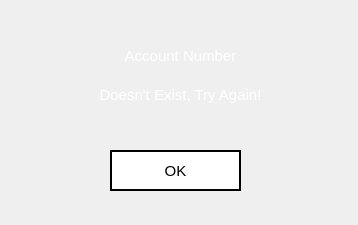
<?xml version="1.0" encoding="UTF-8"?>
<ui version="4.0">
 <class>admin_error2</class>
 <widget class="QWidget" name="admin_error2">
  <property name="geometry">
   <rect>
    <x>0</x>
    <y>0</y>
    <width>358</width>
    <height>225</height>
   </rect>
  </property>
  <property name="minimumSize">
   <size>
    <width>358</width>
    <height>225</height>
   </size>
  </property>
  <property name="maximumSize">
   <size>
    <width>358</width>
    <height>225</height>
   </size>
  </property>
  <property name="windowTitle">
   <string>Warning</string>
  </property>
  <property name="windowIcon">
   <iconset>
    <normaloff>icon.png</normaloff>icon.png</iconset>
  </property>
  <property name="styleSheet">
   <string notr="true">QWidget#admin_error2{
border-image: url(:images/gradient.png);
}

QPushButton{
background: transparent;
background-color: white;
border: 2px solid black;
}

QPushButton:hover{
background-color: rgb(30, 30, 30);
color: white;
}

QPushButton:pressed
{
font: bold;
}
</string>
  </property>
  <widget class="QWidget" name="verticalLayoutWidget">
   <property name="geometry">
    <rect>
     <x>20</x>
     <y>40</y>
     <width>321</width>
     <height>71</height>
    </rect>
   </property>
   <layout class="QVBoxLayout" name="verticalLayout">
    <item>
     <widget class="QLabel" name="label">
      <property name="font">
       <font>
        <pointsize>11</pointsize>
       </font>
      </property>
      <property name="text">
       <string>&lt;html&gt;&lt;head/&gt;&lt;body&gt;&lt;p&gt;&lt;span style=&quot; color:#ffffff;&quot;&gt;Account Number&lt;/span&gt;&lt;/p&gt;&lt;/body&gt;&lt;/html&gt;</string>
      </property>
      <property name="alignment">
       <set>Qt::AlignCenter</set>
      </property>
     </widget>
    </item>
    <item>
     <widget class="QLabel" name="label_2">
      <property name="font">
       <font>
        <pointsize>11</pointsize>
       </font>
      </property>
      <property name="text">
       <string>&lt;html&gt;&lt;head/&gt;&lt;body&gt;&lt;p&gt;&lt;span style=&quot; color:#ffffff;&quot;&gt;Doesn't Exist, Try Again!&lt;/span&gt;&lt;/p&gt;&lt;/body&gt;&lt;/html&gt;</string>
      </property>
      <property name="alignment">
       <set>Qt::AlignCenter</set>
      </property>
     </widget>
    </item>
   </layout>
  </widget>
  <widget class="QPushButton" name="sys_ok">
   <property name="geometry">
    <rect>
     <x>110</x>
     <y>150</y>
     <width>131</width>
     <height>41</height>
    </rect>
   </property>
   <property name="font">
    <font>
     <pointsize>11</pointsize>
    </font>
   </property>
   <property name="text">
    <string>OK</string>
   </property>
  </widget>
  <widget class="QLabel" name="label_3">
   <property name="geometry">
    <rect>
     <x>0</x>
     <y>0</y>
     <width>358</width>
     <height>225</height>
    </rect>
   </property>
   <property name="styleSheet">
    <string notr="true">border-image: url(:/images/adbgerror.png);</string>
   </property>
   <property name="text">
    <string/>
   </property>
  </widget>
  <zorder>label_3</zorder>
  <zorder>verticalLayoutWidget</zorder>
  <zorder>sys_ok</zorder>
 </widget>
 <resources>
  <include location="resource.qrc"/>
 </resources>
 <connections/>
</ui>
